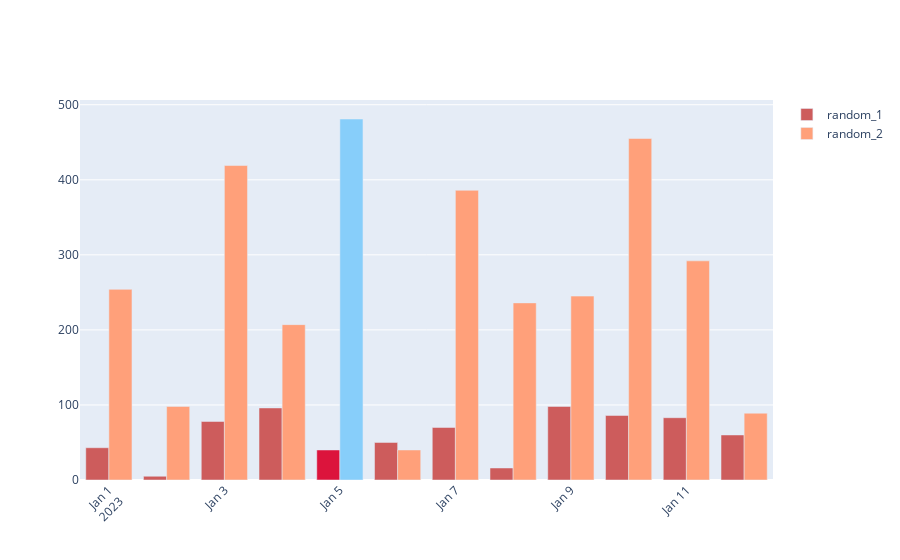

Notebook code for this chart:
### Markdown cell above
## 2.2 특정부분만 색바꾸기

### Code cell
months  = ['Jan', 'Feb', 'Mar', 'Apr', 'May', 'Jun', 'Jul','Aug', 'Sep', 'Oct', 'Nov', 'Dec']
months = pd.date_range('2023-01-01', periods=12)
random_1 = np.random.randint(0, 100, 12)
random_2 = np.random.randint(0, 500, 12)

colors1 = ['indianred']*12
colors1[4]='crimson'
colors2 = ['lightsalmon']*12
colors2[4] = 'LightSkyBlue'
trace1 = go.Bar(x = months, y=random_1, name = 'random_1', marker_color =colors1)
trace2 = go.Bar(x = months, y=random_2, name = 'random_2', marker_color =colors2)

layout = go.Layout(xaxis_tickangle = -45)

data = [trace1,trace2]

fig = go.Figure(data=data, layout=layout)

fig.show()

### Figure 1 — Plotly figure (JSON) as saved in the notebook; plotly's stock layout.template omitted (floating-point values rounded to 4 significant figures)
{"data": [{"marker": {"color": ["indianred", "indianred", "indianred", "indianred", "crimson", "indianred", "indianred", "indianred", "indianred", "indianred", "indianred", "indianred"]}, "name": "random_1", "type": "bar", "x": ["2023-01-01T00:00:00", "2023-01-02T00:00:00", "2023-01-03T00:00:00", "2023-01-04T00:00:00", "2023-01-05T00:00:00", "2023-01-06T00:00:00", "2023-01-07T00:00:00", "2023-01-08T00:00:00", "2023-01-09T00:00:00", "2023-01-10T00:00:00", "2023-01-11T00:00:00", "2023-01-12T00:00:00"], "y": [43, 5, 78, 96, 40, 50, 70, 16, 98, 86, 83, 60]}, {"marker": {"color": ["lightsalmon", "lightsalmon", "lightsalmon", "lightsalmon", "LightSkyBlue", "lightsalmon", "lightsalmon", "lightsalmon", "lightsalmon", "lightsalmon", "lightsalmon", "lightsalmon"]}, "name": "random_2", "type": "bar", "x": ["2023-01-01T00:00:00", "2023-01-02T00:00:00", "2023-01-03T00:00:00", "2023-01-04T00:00:00", "2023-01-05T00:00:00", "2023-01-06T00:00:00", "2023-01-07T00:00:00", "2023-01-08T00:00:00", "2023-01-09T00:00:00", "2023-01-10T00:00:00", "2023-01-11T00:00:00", "2023-01-12T00:00:00"], "y": [254, 98, 419, 207, 481, 40, 386, 236, 245, 455, 292, 89]}], "layout": {"xaxis": {"tickangle": -45}}}
